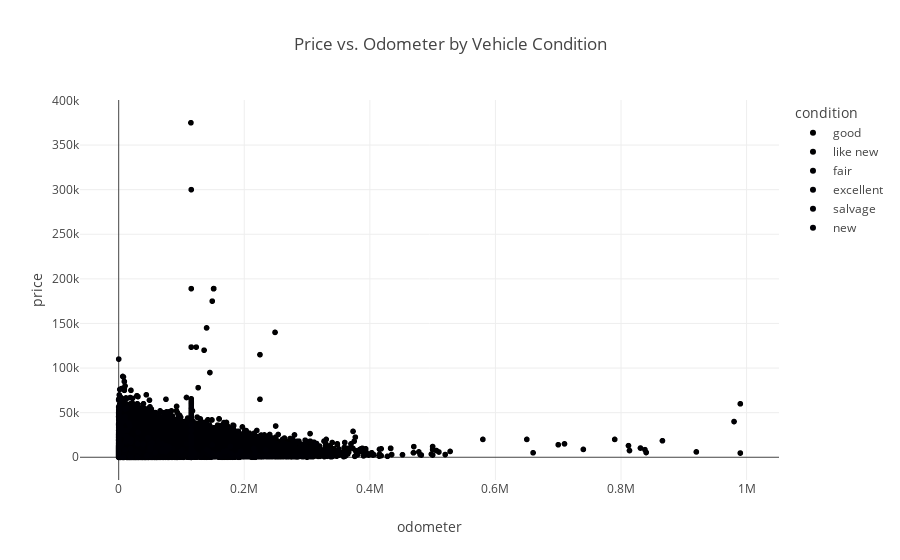

Notebook code cell kept with this figure:
### Code cell
# Price vs. Odometer:
fig = px.scatter(df, x='odometer', y='price', color='condition',
                title='Price vs. Odometer by Vehicle Condition')
fig.show()

### Figure 1 — Plotly figure (JSON) as saved in the notebook; plotly's stock layout.template omitted (floating-point values rounded to 4 significant figures; data arrays with more than 128 entries replaced by an {"elided": "..."} marker saying what was removed)
{"data": [{"hovertemplate": "condition=good<br>odometer=%{x}<br>price=%{y}<extra></extra>", "legendgroup": "good", "marker": {"color": "#000001", "symbol": "circle"}, "mode": "markers", "name": "good", "showlegend": true, "type": "scattergl", "x": {"elided": "20145 int values"}, "xaxis": "x", "y": {"elided": "20145 int values"}, "yaxis": "y"}, {"hovertemplate": "condition=like new<br>odometer=%{x}<br>price=%{y}<extra></extra>", "legendgroup": "like new", "marker": {"color": "#000002", "symbol": "circle"}, "mode": "markers", "name": "like new", "showlegend": true, "type": "scattergl", "x": {"elided": "4742 int values"}, "xaxis": "x", "y": {"elided": "4742 int values"}, "yaxis": "y"}, {"hovertemplate": "condition=fair<br>odometer=%{x}<br>price=%{y}<extra></extra>", "legendgroup": "fair", "marker": {"color": "#000003", "symbol": "circle"}, "mode": "markers", "name": "fair", "showlegend": true, "type": "scattergl", "x": {"elided": "1607 int values"}, "xaxis": "x", "y": {"elided": "1607 int values"}, "yaxis": "y"}, {"hovertemplate": "condition=excellent<br>odometer=%{x}<br>price=%{y}<extra></extra>", "legendgroup": "excellent", "marker": {"color": "#000004", "symbol": "circle"}, "mode": "markers", "name": "excellent", "showlegend": true, "type": "scattergl", "x": {"elided": "24773 int values"}, "xaxis": "x", "y": {"elided": "24773 int values"}, "yaxis": "y"}, {"hovertemplate": "condition=salvage<br>odometer=%{x}<br>price=%{y}<extra></extra>", "legendgroup": "salvage", "marker": {"color": "#000005", "symbol": "circle"}, "mode": "markers", "name": "salvage", "showlegend": true, "type": "scattergl", "x": [216348, 285000, 120000, 164221, 229704, 175000, 334250, 482000, 249000, 154057, 251880, 219700, 218000, 128000, 221184, 64046, 115553, 115553, 108000, 142000, 57500, 0, 63000, 38000, 116600, 0, 115553, 9621, 97800, 115553, 150000, 17083, 48500, 130235, 200000, 8900, 115553, 174048, 63400, 305000, 108000, 167006, 279000, 115553, 240500, 38000, 86000, 210000, 50000, 108000, 221000, 29328, 60925, 115553, 53888, 143347, 188955, 115553, 163000, 244360, 189388, 180000, 115553, 119000, 9621, 180808, 105000, 235265, 125000, 24500, 29328, 60925, 102247, 115553, 140200, 115553, 49675, 146000, 135000, 100000, 200000, 47000, 148000, 115553, 190000, 153000, 149000, 168000, 163, 201000, 28000, 124000, 291000, 115553, 102611, 338000, 115553, 212523, 115553, 32325, 115553, 180000, 54000, 158731, 100, 49000, 267372, 173000, 207000, 238240, 225000, 106251, 20000, 115553, 181500], "xaxis": "x", "y": [600, 1000, 5500, 999, 850, 5000, 8000, 2500, 1800, 1000, 1500, 1800, 8000, 580, 2700, 11000, 800, 800, 3800, 4100, 12900, 400, 18500, 13500, 5500, 900, 850, 4500, 3750, 22000, 800, 1700, 9450, 2000, 1500, 5000, 4000, 800, 13000, 800, 15000, 2950, 1500, 3500, 800, 10700, 9975, 1400, 1200, 3500, 800, 20750, 8750, 13200, 6750, 2950, 2495, 2400, 2700, 2500, 800, 1200, 1200, 1000, 4500, 500, 4700, 1000, 3500, 5200, 20750, 8750, 8725, 750, 5000, 1700, 3000, 3000, 6000, 2500, 700, 5990, 500, 2500, 2250, 650, 700, 1000, 1900, 600, 7000, 1000, 1500, 7000, 4800, 500, 2000, 700, 3000, 5000, 7000, 450, 9900, 1500, 5000, 14500, 500, 1500, 1000, 850, 500, 3500, 5000, 2900, 2700], "yaxis": "y"}, {"hovertemplate": "condition=new<br>odometer=%{x}<br>price=%{y}<extra></extra>", "legendgroup": "new", "marker": {"color": "#000006", "symbol": "circle"}, "mode": "markers", "name": "new", "showlegend": true, "type": "scattergl", "x": {"elided": "143 int values"}, "xaxis": "x", "y": {"elided": "143 int values"}, "yaxis": "y"}], "layout": {"legend": {"title": {"text": "condition"}, "tracegroupgap": 0}, "title": {"text": "Price vs. Odometer by Vehicle Condition"}, "xaxis": {"anchor": "y", "domain": [0, 1], "title": {"text": "odometer"}}, "yaxis": {"anchor": "x", "domain": [0, 1], "title": {"text": "price"}}}}
